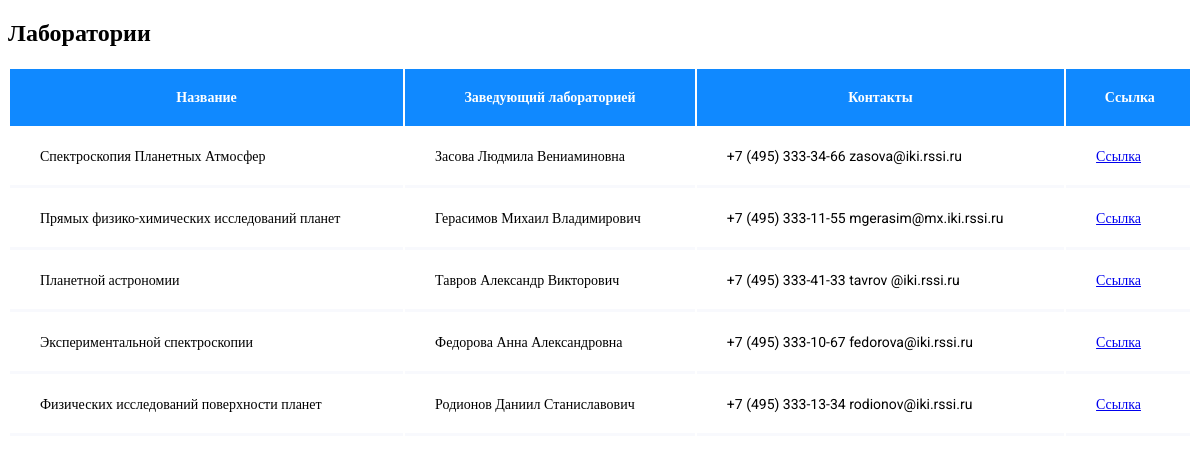
The app's page /fields/ with its own data.
### fields/models.py (models this page shows)
class Laboratory(models.Model):
    category = models.CharField(max_length=255)
    head = models.CharField(max_length=255)
    contacts = models.CharField(max_length=255)
    link = models.CharField(max_length=255)

### fields/views.py (the view)
# urls.py: path('', views.index, name='edu'),
def index(request):
    laboratories = Laboratory.objects.all()
    template = loader.get_template('fields/index.html')
    context = {
        'laboratories': laboratories
    }
    return HttpResponse(template.render(context, request))

### fields/templates/fields/index.html (shortened to what this page needs)
<!DOCTYPE html>
<html>
<head>
</head>
<body>
<h2>Лаборатории</h2>
<table style="width:100%">
  <tr>
    <th>Название</th>
    <th>Заведующий лабораторией</th>
    <th>Контакты</th>
    <th> Ссылка</th>
  </tr>
  {% for l in laboratories %}
    <tr>
      <td>{{l.category}}</td>
      <td>{{l.head}}</td>
      <td>{{l.contacts}}</td>
      <td><a href="{{l.link}}">Ссылка</a></td>
    </tr>
  {% endfor %}
</table>
</body>

### fields/templates/fields/index.html (style rules this page uses)
table { min-width: 1000px !important; width: 100%; background: #fff; font-family: 'Roboto'; }
th { background: #1089ff; border: none; padding: 20px 30px; font-size: 14px; color: #fff; }
tr { margin-bottom: 10px; }
td { border: none; padding: 20px 30px; border-bottom: 3px solid #f8f9fd; font-size: 14px; }

### records on screen
Laboratory: category "Спектроскопия Планетных Атмосфер", head "Засова Людмила Вениаминовна", contacts "+7 (495) 333-34-66 zasova@iki.rssi.ru"
Laboratory: category "Прямых физико-химических исследований планет", head "Герасимов Михаил Владимирович", contacts "+7 (495) 333-11-55 mgerasim@mx.iki.rssi.ru"
Laboratory: category "Планетной астрономии", head "Тавров Александр Викторович", contacts "+7 (495) 333-41-33 tavrov @iki.rssi.ru"
Laboratory: category "Экспериментальной спектроскопии", head "Федорова Анна Александровна", contacts "+7 (495) 333-10-67 fedorova@iki.rssi.ru"
Laboratory: category "Физических исследований поверхности планет", head "Родионов Даниил Станиславович", contacts "+7 (495) 333-13-34 rodionov@iki.rssi.ru"
